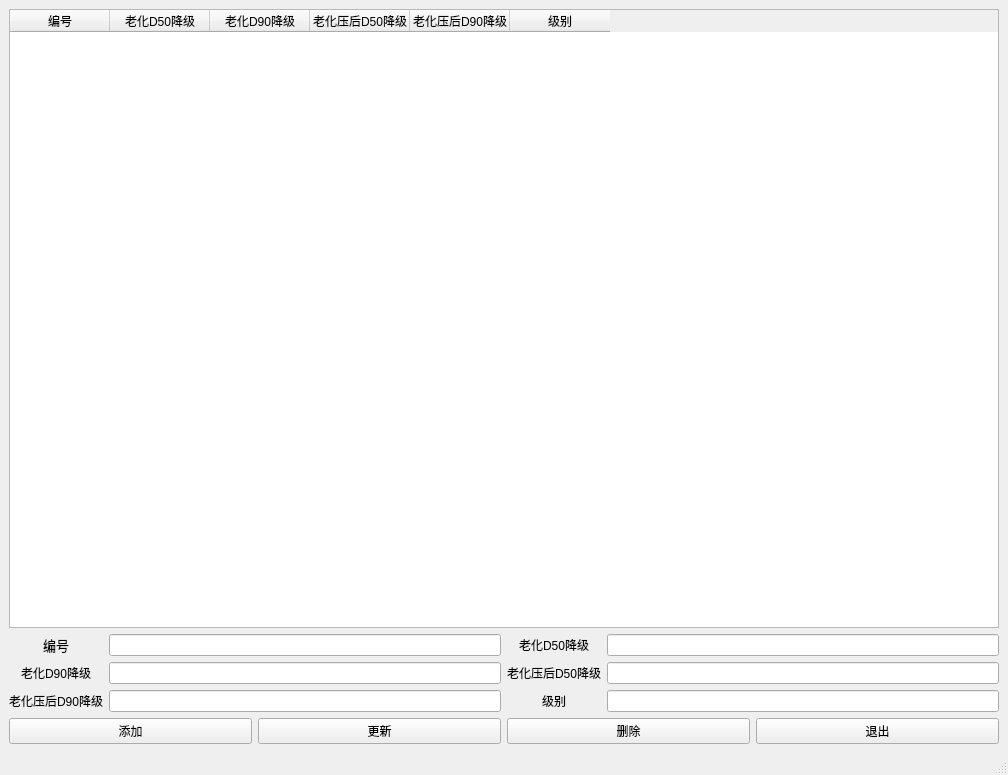
<?xml version="1.0" encoding="UTF-8"?>
<ui version="4.0">
 <class>MainWindow</class>
 <widget class="QMainWindow" name="MainWindow">
  <property name="geometry">
   <rect>
    <x>0</x>
    <y>0</y>
    <width>1008</width>
    <height>775</height>
   </rect>
  </property>
  <property name="windowTitle">
   <string>MainWindow</string>
  </property>
  <widget class="QWidget" name="centralwidget">
   <layout class="QGridLayout" name="gridLayout_2">
    <item row="0" column="0">
     <layout class="QGridLayout" name="gridLayout">
      <item row="1" column="0">
       <widget class="QLabel" name="label_2">
        <property name="text">
         <string>&lt;html&gt;&lt;head/&gt;&lt;body&gt;&lt;p align=&quot;center&quot;&gt;&lt;span style=&quot; font-size:10pt;&quot;&gt;编号&lt;/span&gt;&lt;/p&gt;&lt;/body&gt;&lt;/html&gt;</string>
        </property>
       </widget>
      </item>
      <item row="1" column="1">
       <widget class="QLineEdit" name="inbh"/>
      </item>
      <item row="1" column="2">
       <widget class="QLabel" name="label_3">
        <property name="text">
         <string>&lt;html&gt;&lt;head/&gt;&lt;body&gt;&lt;p align=&quot;center&quot;&gt;老化D50降级&lt;/p&gt;&lt;/body&gt;&lt;/html&gt;</string>
        </property>
       </widget>
      </item>
      <item row="1" column="3">
       <widget class="QLineEdit" name="inxz"/>
      </item>
      <item row="2" column="0">
       <widget class="QLabel" name="label_4">
        <property name="text">
         <string>&lt;html&gt;&lt;head/&gt;&lt;body&gt;&lt;p align=&quot;center&quot;&gt;老化D90降级&lt;/p&gt;&lt;/body&gt;&lt;/html&gt;</string>
        </property>
       </widget>
      </item>
      <item row="2" column="1">
       <widget class="QLineEdit" name="inmd"/>
      </item>
      <item row="2" column="2">
       <widget class="QLabel" name="label_5">
        <property name="text">
         <string>&lt;html&gt;&lt;head/&gt;&lt;body&gt;&lt;p align=&quot;center&quot;&gt;老化压后D50降级&lt;/p&gt;&lt;/body&gt;&lt;/html&gt;</string>
        </property>
       </widget>
      </item>
      <item row="2" column="3">
       <widget class="QLineEdit" name="in50"/>
      </item>
      <item row="3" column="0">
       <widget class="QLabel" name="label_6">
        <property name="text">
         <string>&lt;html&gt;&lt;head/&gt;&lt;body&gt;&lt;p align=&quot;center&quot;&gt;老化压后D90降级&lt;/p&gt;&lt;/body&gt;&lt;/html&gt;</string>
        </property>
       </widget>
      </item>
      <item row="3" column="1">
       <widget class="QLineEdit" name="in90"/>
      </item>
      <item row="3" column="2">
       <widget class="QLabel" name="label_7">
        <property name="text">
         <string>&lt;html&gt;&lt;head/&gt;&lt;body&gt;&lt;p align=&quot;center&quot;&gt;级别&lt;/p&gt;&lt;/body&gt;&lt;/html&gt;</string>
        </property>
       </widget>
      </item>
      <item row="3" column="3">
       <widget class="QLineEdit" name="incjb"/>
      </item>
      <item row="0" column="0" colspan="4">
       <widget class="QTableWidget" name="tableWidget">
        <column>
         <property name="text">
          <string>编号</string>
         </property>
        </column>
        <column>
         <property name="text">
          <string>老化D50降级</string>
         </property>
        </column>
        <column>
         <property name="text">
          <string>老化D90降级</string>
         </property>
        </column>
        <column>
         <property name="text">
          <string>老化压后D50降级</string>
         </property>
        </column>
        <column>
         <property name="text">
          <string>老化压后D90降级</string>
         </property>
        </column>
        <column>
         <property name="text">
          <string>级别</string>
         </property>
        </column>
       </widget>
      </item>
     </layout>
    </item>
    <item row="1" column="0">
     <layout class="QHBoxLayout" name="horizontalLayout">
      <item>
       <widget class="QPushButton" name="pushButton_add">
        <property name="maximumSize">
         <size>
          <width>645</width>
          <height>16777215</height>
         </size>
        </property>
        <property name="text">
         <string>添加</string>
        </property>
       </widget>
      </item>
      <item>
       <widget class="QPushButton" name="pushButton_new">
        <property name="maximumSize">
         <size>
          <width>645</width>
          <height>16777215</height>
         </size>
        </property>
        <property name="text">
         <string>更新</string>
        </property>
       </widget>
      </item>
      <item>
       <widget class="QPushButton" name="pushButton_del">
        <property name="maximumSize">
         <size>
          <width>645</width>
          <height>16777215</height>
         </size>
        </property>
        <property name="text">
         <string>删除</string>
        </property>
       </widget>
      </item>
      <item>
       <widget class="QPushButton" name="pushButton_exit">
        <property name="maximumSize">
         <size>
          <width>645</width>
          <height>16777215</height>
         </size>
        </property>
        <property name="text">
         <string>退出</string>
        </property>
       </widget>
      </item>
     </layout>
    </item>
   </layout>
  </widget>
  <widget class="QMenuBar" name="menubar">
   <property name="geometry">
    <rect>
     <x>0</x>
     <y>0</y>
     <width>1008</width>
     <height>34</height>
    </rect>
   </property>
  </widget>
  <widget class="QStatusBar" name="statusbar"/>
 </widget>
 <resources/>
 <connections/>
</ui>
